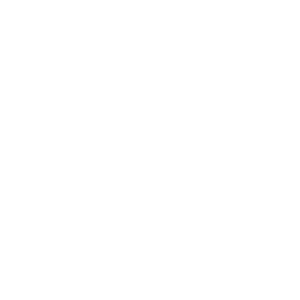
Frame 1 (no input)
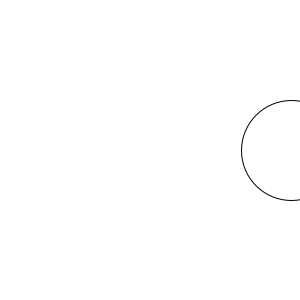
Frame 60 (the mouse pressed at the canvas centre just before this capture)
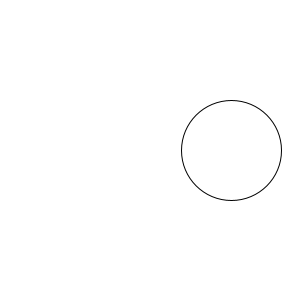
Frame 120 (the mouse held since frame 60 and released just before this capture)

The Processing sketch that drew these frames (run headless with seeded random() and noise(); from frame 60 on, the mouse is pressed at the canvas centre):

// Processing sketch: checkpoint_1_left
// ── checkpoint_1_left.pde
//checkpoint 1 (left)

int x;

void setup() {
 size(300, 300);
 x = 350;
}

void draw() {
  background(255);
  circle(x, 150, 100);
  x = x - 1;
  if(x < -50) {
    x = 350;
  }
}
